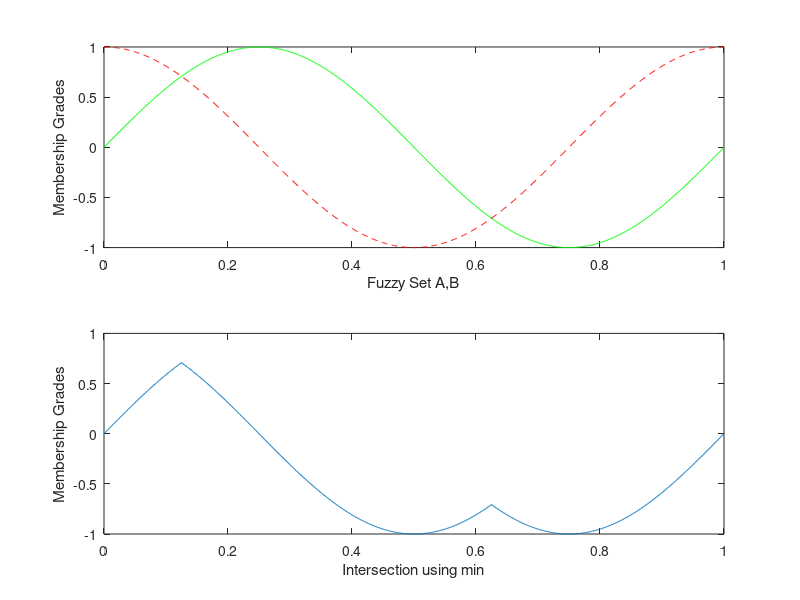

MATLAB code to generate this figure:
x=0:.001:1;
y=sin(2*pi*x)
z=cos(2*pi*x)
a=min(y,z)
subplot(2,1,1):plot(x,y,'g-',x,z,'r--');
xlabel('Fuzzy Set A,B');
ylabel('Membership Grades');
subplot(2,1,2):plot(x,a);
xlabel('Intersection using min');
ylabel('Membership Grades');